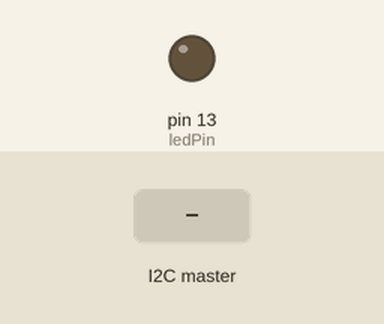
Simulated run of this sketch. Board: Arduino Uno, built with avr-gcc and run on an emulated ATmega328P. Parts: output pins drawn as LEDs (lit = HIGH). The test bench sets the inputs (shaded band). What the sketch prints to the serial monitor is not drawn.

Above: at 1.2 s.
1.3 s: the I2C master sends the byte 1
At 1.7 s:
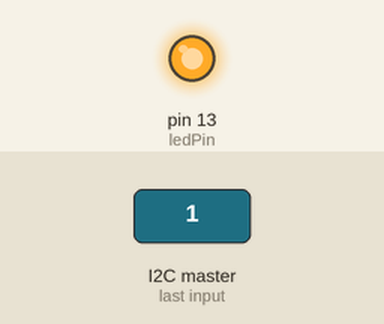
2.8 s: the I2C master sends the byte 0
At 4.1 s:
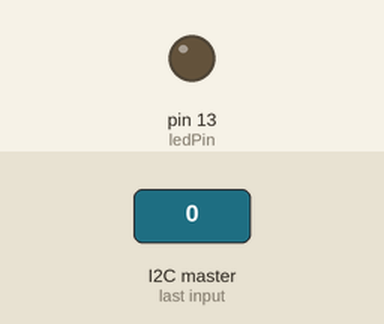
Timing chart, 0 to 5.8 s (numbered marks = the images above; inputs shaded):
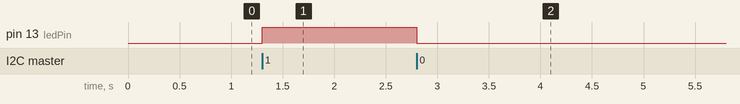

The sketch:

i2c_slave.ino
```cpp
/* Main.ino file generated by New Project wizard
 *
 * Created: sam. mai 3 2025
 * Processor: Arduino Uno
 * Compiler: Arduino AVR (Proteus)
 */

#pragma GCC push_options
#pragma GCC optimize("O1")

#include <Wire.h>

const int ledPin = 13; // LED connected to pin 13

void setup() {
  Wire.begin(8);                // Initialize as slave #8
  Wire.onReceive(receiveEvent); // Register receive event
  Serial.begin(9600);           // Start serial for debugging
  pinMode(ledPin, OUTPUT);
  digitalWrite(ledPin, LOW);    // Initially turn off the LED
  Serial.println("I2C Slave Ready");
}

void loop() {
  // Nothing to do here - everything happens in the receiveEvent function
  delay(100);
}

// Function that executes whenever data is received from master
void receiveEvent(int howMany) {
  while (Wire.available()) {
    char c = Wire.read(); // Receive byte as a character
    Serial.print("Received: ");
    Serial.println(c);

    if (c == 1) {
      Serial.println("Turning LED ON");
      digitalWrite(ledPin, HIGH);
    } else {
      Serial.println("Turning LED OFF");
      digitalWrite(ledPin, LOW);
    }
  }
}

#pragma GCC pop_options
```

Measured:
- after the input at 1.3 s, pin 13 (ledPin): LOW → HIGH at once
- after the input at 2.8 s, pin 13 (ledPin): HIGH → LOW at once
